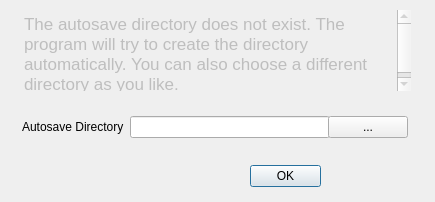
<?xml version="1.0" encoding="UTF-8"?>
<ui version="4.0">
 <class>StartSettingDialog</class>
 <widget class="QDialog" name="StartSettingDialog">
  <property name="geometry">
   <rect>
    <x>0</x>
    <y>0</y>
    <width>435</width>
    <height>202</height>
   </rect>
  </property>
  <property name="windowTitle">
   <string>Configuration</string>
  </property>
  <widget class="QDialogButtonBox" name="buttonBox">
   <property name="geometry">
    <rect>
     <x>250</x>
     <y>160</y>
     <width>71</width>
     <height>32</height>
    </rect>
   </property>
   <property name="orientation">
    <enum>Qt::Horizontal</enum>
   </property>
   <property name="standardButtons">
    <set>QDialogButtonBox::Ok</set>
   </property>
  </widget>
  <widget class="QTextEdit" name="textEdit">
   <property name="enabled">
    <bool>false</bool>
   </property>
   <property name="geometry">
    <rect>
     <x>20</x>
     <y>10</y>
     <width>391</width>
     <height>81</height>
    </rect>
   </property>
   <property name="frameShape">
    <enum>QFrame::NoFrame</enum>
   </property>
   <property name="frameShadow">
    <enum>QFrame::Plain</enum>
   </property>
   <property name="readOnly">
    <bool>true</bool>
   </property>
   <property name="html">
    <string>&lt;!DOCTYPE HTML PUBLIC &quot;-//W3C//DTD HTML 4.0//EN&quot; &quot;http://www.w3.org/TR/REC-html40/strict.dtd&quot;&gt;
&lt;html&gt;&lt;head&gt;&lt;meta name=&quot;qrichtext&quot; content=&quot;1&quot; /&gt;&lt;style type=&quot;text/css&quot;&gt;
p, li { white-space: pre-wrap; }
&lt;/style&gt;&lt;/head&gt;&lt;body style=&quot; font-family:'Lucida Grande'; font-size:13pt; font-weight:400; font-style:normal;&quot;&gt;
&lt;p style=&quot; margin-top:0px; margin-bottom:0px; margin-left:0px; margin-right:0px; -qt-block-indent:0; text-indent:0px;&quot;&gt;The autosave directory does not exist. The program will try to create the directory automatically. You can also choose a different directory as you like.&lt;/p&gt;&lt;/body&gt;&lt;/html&gt;</string>
   </property>
  </widget>
  <widget class="QWidget" name="">
   <property name="geometry">
    <rect>
     <x>22</x>
     <y>110</y>
     <width>386</width>
     <height>34</height>
    </rect>
   </property>
   <layout class="QHBoxLayout" name="horizontalLayout">
    <item>
     <widget class="QLabel" name="label">
      <property name="text">
       <string>Autosave Directory</string>
      </property>
     </widget>
    </item>
    <item>
     <widget class="QLineEdit" name="autoSaveLineEdit">
      <property name="minimumSize">
       <size>
        <width>200</width>
        <height>0</height>
       </size>
      </property>
     </widget>
    </item>
    <item>
     <widget class="QPushButton" name="pushButton">
      <property name="text">
       <string>...</string>
      </property>
     </widget>
    </item>
   </layout>
  </widget>
 </widget>
 <resources/>
 <connections>
  <connection>
   <sender>buttonBox</sender>
   <signal>accepted()</signal>
   <receiver>StartSettingDialog</receiver>
   <slot>accept()</slot>
   <hints>
    <hint type="sourcelabel">
     <x>248</x>
     <y>254</y>
    </hint>
    <hint type="destinationlabel">
     <x>157</x>
     <y>274</y>
    </hint>
   </hints>
  </connection>
  <connection>
   <sender>buttonBox</sender>
   <signal>rejected()</signal>
   <receiver>StartSettingDialog</receiver>
   <slot>reject()</slot>
   <hints>
    <hint type="sourcelabel">
     <x>316</x>
     <y>260</y>
    </hint>
    <hint type="destinationlabel">
     <x>286</x>
     <y>274</y>
    </hint>
   </hints>
  </connection>
 </connections>
</ui>
